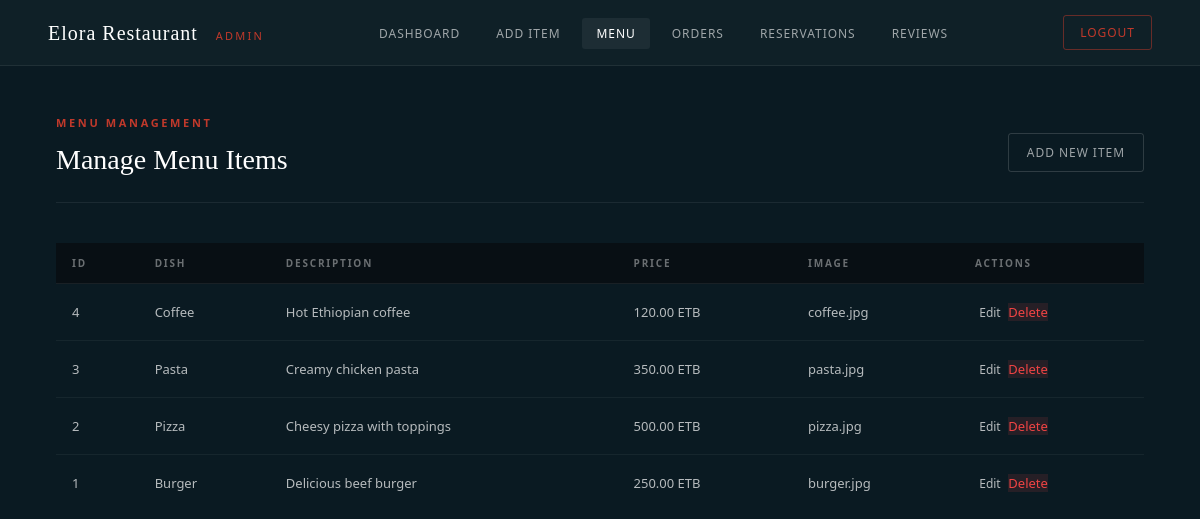
/admin/manage_menu.php (signed in), run on an earlier commit of the app's database.
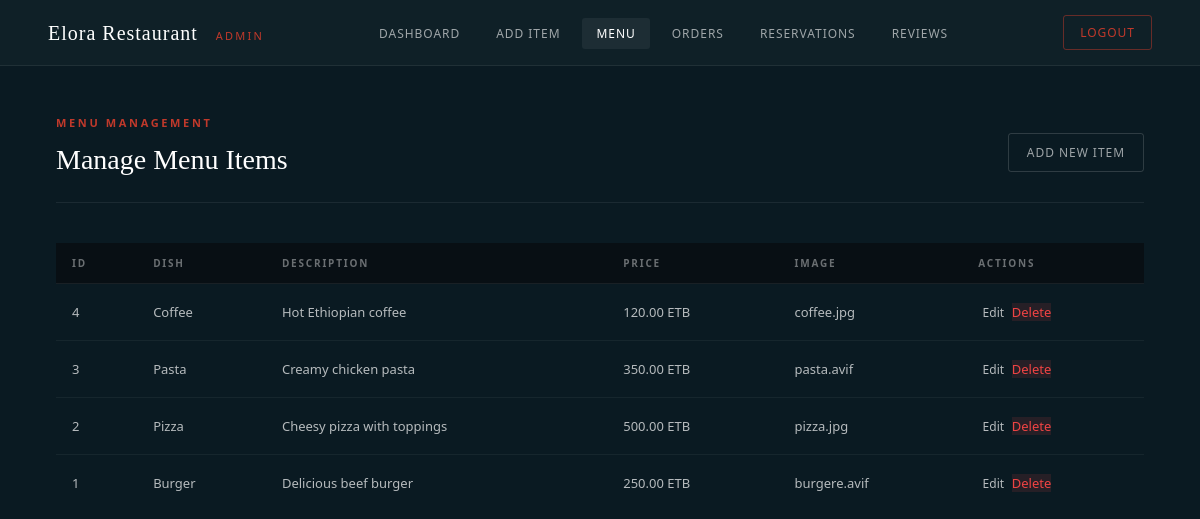
And on a later commit of the database.
### tables this page shows
CREATE TABLE `menu_items` (
  `id` int NOT NULL,
  `food_name` varchar(100) NOT NULL,
  `description` text NOT NULL,
  `price` decimal(10,2) NOT NULL,
  `image` varchar(255) DEFAULT NULL
);

### admin/manage_menu.php (the view, shortened to what this page needs)
<?php
include("../db/connection.php");
$result = mysqli_query($conn, "SELECT * FROM menu_items ORDER BY id DESC");
?>
<!DOCTYPE html>
<html>
<head>
    <link rel="stylesheet" href="../assets/css/admin.css">
</head>
<body>
<?php include('admin_navbar.php'); ?>
<div class="admin-page">
    <div class="admin-page-header">
        <div>
            <span class="admin-page-label">Menu Management</span>
            <h1>Manage Menu Items</h1>
        </div>
        <a href="add_menu.php" class="btn-back" style="margin-top:8px;">Add New Item</a>
    </div>
    <div class="admin-table-wrap">
        <table class="admin-table">
            <thead>
                <tr>
                    <th>ID</th>
                    <th>Dish</th>
                    <th>Description</th>
                    <th>Price</th>
                    <th>Image</th>
                    <th>Actions</th>
                </tr>
            </thead>
            <tbody>
                <?php if (!$result || mysqli_num_rows($result) === 0): ?>
                    <tr>
                        <td colspan="6" class="empty-row">No menu items found.</td>
                    </tr>
                <?php else: ?>
                    <?php while ($row = mysqli_fetch_assoc($result)): ?>
                        <tr>
                            <td><?php echo (int) $row['id']; ?></td>
                            <td><?php echo htmlspecialchars($row['food_name']); ?></td>
                            <td><?php echo htmlspecialchars($row['description']); ?></td>
                            <td><?php echo number_format($row['price'], 2); ?> ETB</td>
                            <td><?php echo htmlspecialchars($row['image']); ?></td>
                            <td>
                                <a class="action-btn" href="edit_menu.php?id=<?php echo (int) $row['id']; ?>">Edit</a>
                                <a class="delete-btn" href="delete_menu.php?id=<?php echo (int) $row['id']; ?>" onclick="return confirm('Delete this menu item?');">Delete</a>
                            </td>
                        </tr>
                    <?php endwhile; ?>
                <?php endif; ?>
            </tbody>
        </table>
    </div>
</div>
</body>
</html>

### admin/admin_navbar.php
<?php $current = basename($_SERVER['PHP_SELF']); ?>
<nav class="admin-nav">
    <div class="admin-nav-logo">
        <a href="../index.php">Elora Restaurant</a>
        <span>Admin</span>
    </div>
    <ul class="admin-nav-links">
        <li><a href="dashboard.php" class="<?php echo $current === 'dashboard.php' ? 'active' : ''; ?>">Dashboard</a></li>
        <li><a href="add_menu.php" class="<?php echo $current === 'add_menu.php' ? 'active' : ''; ?>">Add Item</a></li>
        <li><a href="manage_menu.php" class="<?php echo in_array($current, ['manage_menu.php', 'edit_menu.php']) ? 'active' : ''; ?>">Menu</a></li>
        <li><a href="manage_orders.php" class="<?php echo $current === 'manage_orders.php' ? 'active' : ''; ?>">Orders</a></li>
        <li><a href="manage_reservations.php" class="<?php echo $current === 'manage_reservations.php' ? 'active' : ''; ?>">Reservations</a></li>
        <li><a href="manage_ratings.php" class="<?php echo $current === 'manage_ratings.php' ? 'active' : ''; ?>">Reviews</a></li>
    </ul>
    <a href="../logout.php" class="admin-nav-logout">Logout</a>
</nav>

### assets/css/admin.css (style rules this page uses)
*, *::before, *::after { box-sizing: border-box; margin: 0; padding: 0; }
body { font-family: 'Segoe UI', sans-serif; background: #0a1a22; color: rgba(255,255,255,0.78); line-height: 1.6; min-height: 100vh; }
a { text-decoration: none; color: inherit; }
.admin-nav { background: #0f2027; border-bottom: 1px solid rgba(255,255,255,0.07); height: 66px; display: flex; align-items: center; justify-content: space-between; padding: 0 48px; position: sticky; top: 0; z-index: 999; }
.admin-nav-logo { font-family: Georgia, serif; font-size: 20px; color: #fff; font-weight: normal; letter-spacing: 0.05em; }
.admin-nav-logo span { font-size: 11px; letter-spacing: 0.2em; text-transform: uppercase; color: #c0392b; margin-left: 12px; font-family: 'Segoe UI', sans-serif; }
.admin-nav-links { display: flex; align-items: center; gap: 8px; list-style: none; }
.admin-nav-links a { color: rgba(255,255,255,0.6); font-size: 12px; letter-spacing: 0.08em; padding: 7px 14px; border-radius: 3px; transition: background 0.2s, color 0.2s; text-transform: uppercase; }
.admin-nav-links a:hover, .admin-nav-links a.active { background: rgba(255,255,255,0.06); color: #fff; }
.admin-nav-logout { background: transparent; border: 1px solid rgba(192,57,43,0.5); color: #c0392b; padding: 7px 16px; border-radius: 3px; font-size: 12px; letter-spacing: 0.08em; text-transform: uppercase; cursor: pointer; transition: background 0.2s, color 0.2s; }
.admin-page { padding: 48px 56px; max-width: 1400px; margin: auto; }
.admin-page-header { display: flex; align-items: center; justify-content: space-between; margin-bottom: 40px; padding-bottom: 20px; border-bottom: 1px solid rgba(255,255,255,0.07); }
.admin-page-label { font-size: 11px; letter-spacing: 0.24em; text-transform: uppercase; color: #c0392b; font-weight: 600; display: block; margin-bottom: 6px; }
.admin-page-header h1 { font-family: Georgia, serif; font-size: 28px; color: white; font-weight: 400; }
.btn-back { background: transparent; border: 1px solid rgba(255,255,255,0.15); color: rgba(255,255,255,0.6); padding: 9px 18px; border-radius: 3px; font-size: 12px; letter-spacing: 0.08em; text-transform: uppercase; transition: border-color 0.2s, color 0.2s; }
.admin-table-wrap { overflow-x: auto; }
.admin-table { width: 100%; border-collapse: collapse; font-size: 13px; }
.admin-table thead th { background: #080f14; color: rgba(255,255,255,0.4); font-size: 10px; letter-spacing: 0.18em; text-transform: uppercase; font-weight: 600; padding: 12px 16px; text-align: left; border-bottom: 1px solid rgba(255,255,255,0.07); }
.admin-table tbody td { padding: 13px 16px; border-bottom: 1px solid rgba(255,255,255,0.05); color: rgba(255,255,255,0.7); vertical-align: middle; }
.admin-table tbody tr:last-child td { border-bottom: none; }
.action-btn { width: 30px; height: 30px; border-radius: 3px; display: inline-flex; align-items: center; justify-content: center; font-size: 12px; transition: background 0.2s; }
.delete-btn { background: rgba(239,68,68,0.12); color: #ef4444; }

What changed in the data, as far as the page shows it:
changed menu_items "Pasta": image "pasta.jpg" → "pasta.avif"
changed menu_items "Burger": image "burger.jpg" → "burgere.avif"
